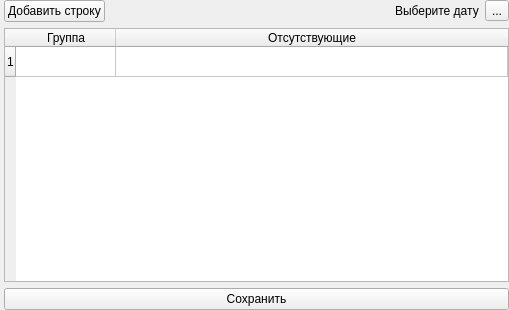
<?xml version="1.0" encoding="UTF-8"?>
<ui version="4.0">
 <class>ReportDetailsWidget</class>
 <widget class="QWidget" name="ReportDetailsWidget">
  <property name="geometry">
   <rect>
    <x>0</x>
    <y>0</y>
    <width>509</width>
    <height>310</height>
   </rect>
  </property>
  <property name="windowTitle">
   <string>Детали рапортички</string>
  </property>
  <layout class="QGridLayout" name="gridLayout">
   <property name="leftMargin">
    <number>4</number>
   </property>
   <property name="topMargin">
    <number>0</number>
   </property>
   <property name="rightMargin">
    <number>0</number>
   </property>
   <property name="bottomMargin">
    <number>0</number>
   </property>
   <item row="0" column="0">
    <layout class="QHBoxLayout" name="horizontalLayout">
     <item>
      <widget class="QPushButton" name="pushButton">
       <property name="text">
        <string>Добавить строку</string>
       </property>
      </widget>
     </item>
     <item>
      <spacer name="horizontalSpacer">
       <property name="orientation">
        <enum>Qt::Horizontal</enum>
       </property>
       <property name="sizeHint" stdset="0">
        <size>
         <width>40</width>
         <height>20</height>
        </size>
       </property>
      </spacer>
     </item>
     <item>
      <widget class="QLabel" name="dayLabel">
       <property name="text">
        <string/>
       </property>
       <property name="scaledContents">
        <bool>true</bool>
       </property>
       <property name="wordWrap">
        <bool>false</bool>
       </property>
      </widget>
     </item>
     <item>
      <widget class="QLabel" name="dateLabel">
       <property name="text">
        <string>Выберите дату</string>
       </property>
       <property name="scaledContents">
        <bool>true</bool>
       </property>
      </widget>
     </item>
     <item>
      <widget class="QToolButton" name="celendarButton">
       <property name="text">
        <string>...</string>
       </property>
      </widget>
     </item>
    </layout>
   </item>
   <item row="1" column="0">
    <layout class="QVBoxLayout" name="verticalLayout">
     <item>
      <widget class="QTableWidget" name="tableWidget">
       <attribute name="horizontalHeaderStretchLastSection">
        <bool>true</bool>
       </attribute>
       <row/>
       <column>
        <property name="text">
         <string>Группа</string>
        </property>
       </column>
       <column>
        <property name="text">
         <string>Отсутствующие</string>
        </property>
       </column>
       <item row="0" column="0">
        <property name="textAlignment">
         <set>AlignCenter</set>
        </property>
       </item>
      </widget>
     </item>
     <item>
      <widget class="QPushButton" name="saveButton">
       <property name="layoutDirection">
        <enum>Qt::LeftToRight</enum>
       </property>
       <property name="text">
        <string>Сохранить</string>
       </property>
      </widget>
     </item>
    </layout>
   </item>
  </layout>
 </widget>
 <resources/>
 <connections/>
</ui>
